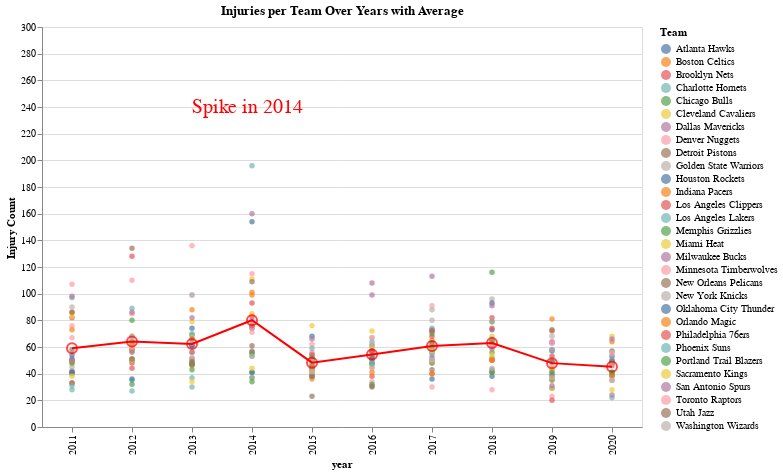

The notebook cell this image was saved under:
### Code cell
# VISUAL ONE
import altair as alt
import pandas as pd

# Assuming your DataFrame is named injuries_per_team
# Transpose the DataFrame
transposed_df = injuries_per_team.pivot(index='year', columns='Team', values='Injury Count').reset_index()

# Melt the DataFrame to Altair-friendly format
alt_data = pd.melt(transposed_df, id_vars=['year'], var_name='Team', value_name='Injury Count')

# Calculate average injury count per year
average_df = alt_data.groupby('year')['Injury Count'].mean().reset_index()

# Create the scatterplot
scatterplot = alt.Chart(alt_data).mark_circle().encode(
    x='year:O',
    y='Injury Count:Q',
    color='Team:N',
    tooltip=['Team', 'year', 'Injury Count']
).properties(
    width=600,
    height=400,
    title='Injuries per Team Over Years'
)

# Add average point
average_point = alt.Chart(average_df).mark_point(color='red', size=100).encode(
    x='year:O',
    y='Injury Count:Q'
)

# Add average line
average_line = alt.Chart(average_df).mark_line(color='red').encode(
    x='year:O',
    y='Injury Count:Q'
)
spike_annotation = alt.Chart(pd.DataFrame({'year': [2014], 'Injury Count': [300]})).mark_text(
    align='left', baseline='middle', dx=-60, dy=80, fontSize=20, color='red'
).encode(
    x='year:O',
    y='Injury Count:Q',
    text=alt.value('Spike in 2014')
)

# Combine scatterplot, average point, and average line
chart = (scatterplot + average_point + average_line + spike_annotation).properties(
    width=600,
    height=400,
    title='Injuries per Team Over Years with Average'
)

# Show the plot
chart

### Figure 1 — Vega-Lite specification as saved in the notebook (floating-point values rounded to 4 significant figures; data arrays with more than 128 entries replaced by an {"elided": "..."} marker saying what was removed)
{"config": {"view": {"continuousWidth": 400, "continuousHeight": 300}}, "layer": [{"data": {"name": "data-cbc211d44594b132c44ae55f96c361eb"}, "mark": "circle", "encoding": {"color": {"field": "Team", "type": "nominal"}, "tooltip": [{"field": "Team", "type": "nominal"}, {"field": "year", "type": "quantitative"}, {"field": "Injury Count", "type": "quantitative"}], "x": {"field": "year", "type": "ordinal"}, "y": {"field": "Injury Count", "type": "quantitative"}}, "height": 400, "title": "Injuries per Team Over Years", "width": 600}, {"data": {"name": "data-d2e21f7d0b21ee30e7d0dcd66cbfc04b"}, "mark": {"type": "point", "color": "red", "size": 100}, "encoding": {"x": {"field": "year", "type": "ordinal"}, "y": {"field": "Injury Count", "type": "quantitative"}}}, {"data": {"name": "data-d2e21f7d0b21ee30e7d0dcd66cbfc04b"}, "mark": {"type": "line", "color": "red"}, "encoding": {"x": {"field": "year", "type": "ordinal"}, "y": {"field": "Injury Count", "type": "quantitative"}}}, {"data": {"name": "data-1213c146ffd80bf991934dfc42582026"}, "mark": {"type": "text", "align": "left", "baseline": "middle", "color": "red", "dx": -60, "dy": 80, "fontSize": 20}, "encoding": {"text": {"value": "Spike in 2014"}, "x": {"field": "year", "type": "ordinal"}, "y": {"field": "Injury Count", "type": "quantitative"}}}], "height": 400, "title": "Injuries per Team Over Years with Average", "width": 600, "$schema": "https://vega.github.io/schema/vega-lite/v4.17.0.json", "datasets": {"data-cbc211d44594b132c44ae55f96c361eb": {"elided": "300 records"}, "data-d2e21f7d0b21ee30e7d0dcd66cbfc04b": [{"year": 2011, "Injury Count": 59.13}, {"year": 2012, "Injury Count": 64.13}, {"year": 2013, "Injury Count": 62.27}, {"year": 2014, "Injury Count": 80.07}, {"year": 2015, "Injury Count": 48.27}, {"year": 2016, "Injury Count": 54.43}, {"year": 2017, "Injury Count": 60.8}, {"year": 2018, "Injury Count": 63.0}, {"year": 2019, "Injury Count": 47.9}, {"year": 2020, "Injury Count": 45.27}], "data-1213c146ffd80bf991934dfc42582026": [{"year": 2014, "Injury Count": 300}]}}
